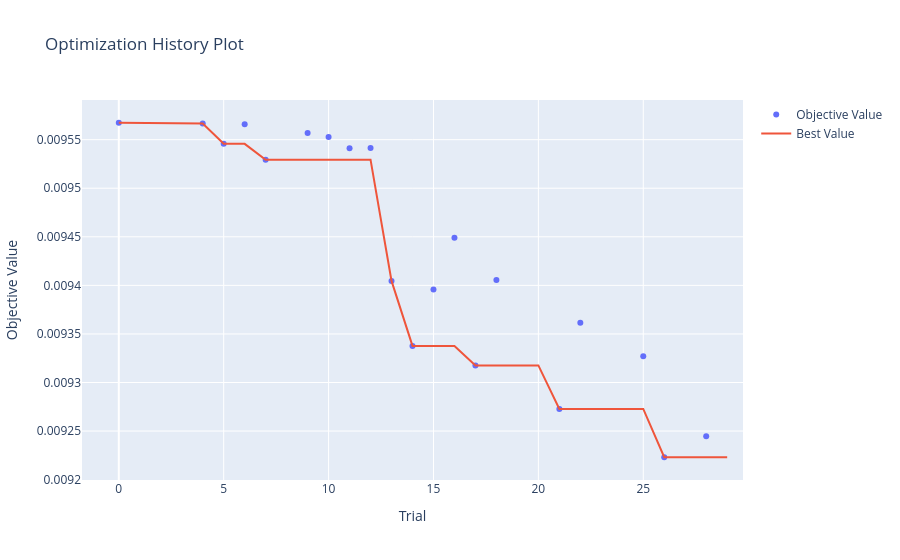
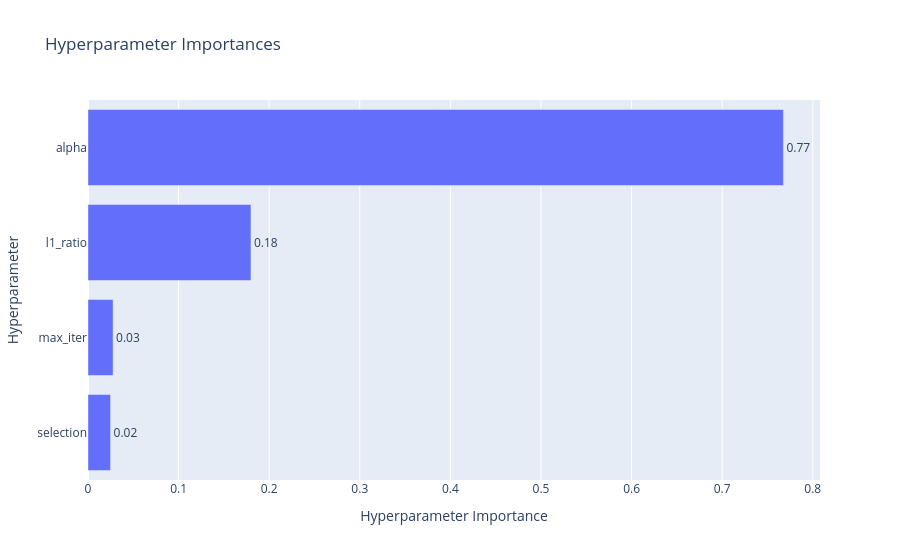
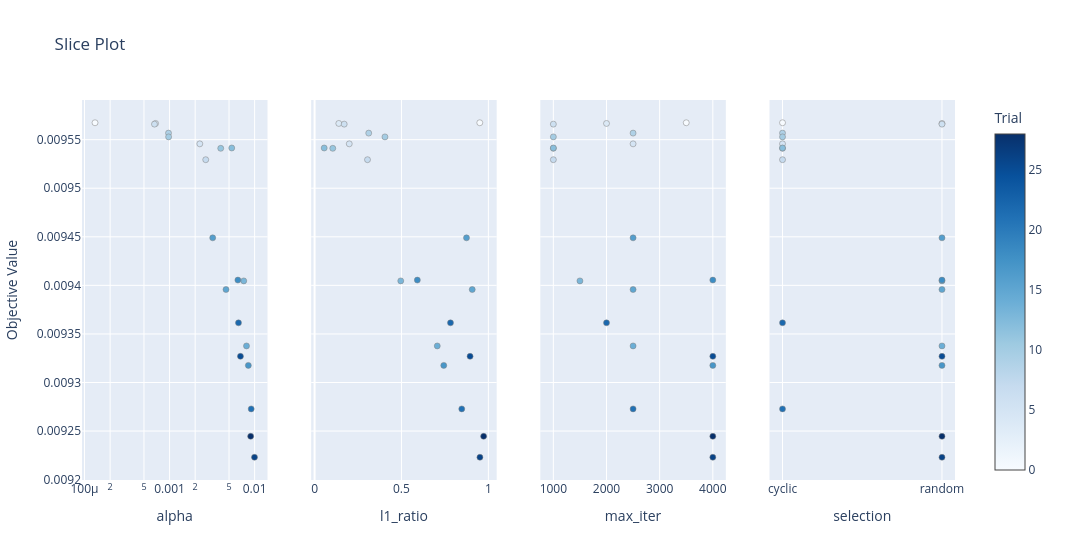
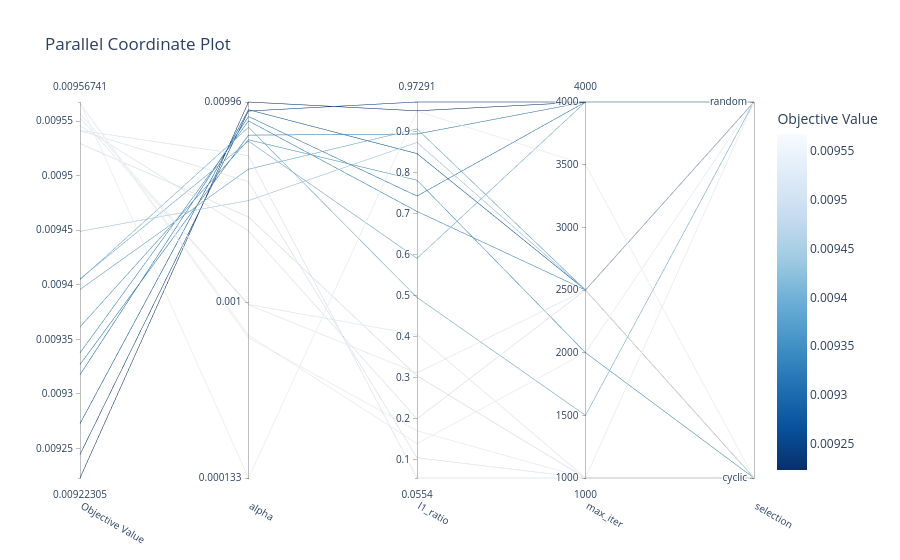

Notebook code cell kept with these figures, in order:
### Code cell
study = results[0]["study"]

vis.plot_optimization_history(study).show()
vis.plot_param_importances(study).show()
vis.plot_slice(study).show()
vis.plot_parallel_coordinate(study).show()
vis.plot_contour(study).show()
vis.plot_edf(study).show()

### Figure 1 — Plotly figure (JSON) as saved in the notebook; plotly's stock layout.template omitted (floating-point values rounded to 4 significant figures)
{"data": [{"mode": "markers", "name": "Objective Value", "x": [0, 4, 5, 6, 7, 9, 10, 11, 12, 13, 14, 15, 16, 17, 18, 21, 22, 25, 26, 28], "y": [0.009567, 0.009567, 0.009546, 0.009566, 0.009529, 0.009557, 0.009553, 0.009541, 0.009541, 0.009405, 0.009338, 0.009396, 0.009449, 0.009318, 0.009405, 0.009273, 0.009361, 0.009327, 0.009223, 0.009245], "type": "scatter"}, {"mode": "lines", "name": "Best Value", "x": [0, 1, 2, 3, 4, 5, 6, 7, 8, 9, 10, 11, 12, 13, 14, 15, 16, 17, 18, 19, 20, 21, 22, 23, 24, 25, 26, 27, 28, 29], "y": [0.009567, 0.009567, 0.009567, 0.009567, 0.009567, 0.009546, 0.009546, 0.009529, 0.009529, 0.009529, 0.009529, 0.009529, 0.009529, 0.009405, 0.009338, 0.009338, 0.009338, 0.009318, 0.009318, 0.009318, 0.009318, 0.009273, 0.009273, 0.009273, 0.009273, 0.009273, 0.009223, 0.009223, 0.009223, 0.009223], "type": "scatter"}, {"marker": {"color": "#cccccc"}, "mode": "markers", "name": "Infeasible Trial", "showlegend": false, "x": [], "y": [], "type": "scatter"}], "layout": {"title": {"text": "Optimization History Plot"}, "xaxis": {"title": {"text": "Trial"}}, "yaxis": {"title": {"text": "Objective Value"}}}}

### Figure 2 — Plotly figure (JSON) as saved in the notebook; plotly's stock layout.template omitted (floating-point values rounded to 4 significant figures)
{"data": [{"cliponaxis": false, "hovertemplate": ["selection (CategoricalDistribution): 0.02488622373767108<extra></extra>", "max_iter (IntDistribution): 0.02767035379011866<extra></extra>", "l1_ratio (FloatDistribution): 0.17986643995147122<extra></extra>", "alpha (FloatDistribution): 0.767576982520739<extra></extra>"], "name": "Objective Value", "orientation": "h", "text": ["0.02", "0.03", "0.18", "0.77"], "textposition": "outside", "x": [0.02489, 0.02767, 0.1799, 0.7676], "y": ["selection", "max_iter", "l1_ratio", "alpha"], "type": "bar"}], "layout": {"title": {"text": "Hyperparameter Importances"}, "xaxis": {"title": {"text": "Hyperparameter Importance"}}, "yaxis": {"title": {"text": "Hyperparameter"}}}}

### Figure 3 — Plotly figure (JSON) as saved in the notebook; plotly's stock layout.template omitted (floating-point values rounded to 4 significant figures)
{"data": [{"marker": {"color": [0, 4, 5, 6, 7, 9, 10, 11, 12, 13, 14, 15, 16, 17, 18, 21, 22, 25, 26, 28], "colorbar": {"title": {"text": "Trial"}, "x": 1.0, "xpad": 40}, "colorscale": [[0.0, "rgb(247,251,255)"], [0.125, "rgb(222,235,247)"], [0.25, "rgb(198,219,239)"], [0.375, "rgb(158,202,225)"], [0.5, "rgb(107,174,214)"], [0.625, "rgb(66,146,198)"], [0.75, "rgb(33,113,181)"], [0.875, "rgb(8,81,156)"], [1.0, "rgb(8,48,107)"]], "line": {"color": "Grey", "width": 0.5}, "showscale": true}, "mode": "markers", "name": "Feasible Trial", "showlegend": false, "x": [0.0001329, 0.0006848, 0.002267, 0.0006647, 0.002662, 0.0009718, 0.0009747, 0.003994, 0.005383, 0.007452, 0.008023, 0.004607, 0.003215, 0.008436, 0.006357, 0.009117, 0.006459, 0.006812, 0.009964, 0.008984], "y": [0.009567, 0.009567, 0.009546, 0.009566, 0.009529, 0.009557, 0.009553, 0.009541, 0.009541, 0.009405, 0.009338, 0.009396, 0.009449, 0.009318, 0.009405, 0.009273, 0.009361, 0.009327, 0.009223, 0.009245], "type": "scatter", "xaxis": "x", "yaxis": "y"}, {"marker": {"color": [0, 4, 5, 6, 7, 9, 10, 11, 12, 13, 14, 15, 16, 17, 18, 21, 22, 25, 26, 28], "colorbar": {"title": {"text": "Trial"}, "x": 1.0, "xpad": 40}, "colorscale": [[0.0, "rgb(247,251,255)"], [0.125, "rgb(222,235,247)"], [0.25, "rgb(198,219,239)"], [0.375, "rgb(158,202,225)"], [0.5, "rgb(107,174,214)"], [0.625, "rgb(66,146,198)"], [0.75, "rgb(33,113,181)"], [0.875, "rgb(8,81,156)"], [1.0, "rgb(8,48,107)"]], "line": {"color": "Grey", "width": 0.5}, "showscale": false}, "mode": "markers", "name": "Feasible Trial", "showlegend": false, "x": [0.9507, 0.1395, 0.1997, 0.1705, 0.3046, 0.3117, 0.405, 0.1048, 0.0554, 0.4959, 0.7059, 0.9072, 0.8742, 0.7434, 0.5913, 0.847, 0.7821, 0.8948, 0.9514, 0.9729], "y": [0.009567, 0.009567, 0.009546, 0.009566, 0.009529, 0.009557, 0.009553, 0.009541, 0.009541, 0.009405, 0.009338, 0.009396, 0.009449, 0.009318, 0.009405, 0.009273, 0.009361, 0.009327, 0.009223, 0.009245], "type": "scatter", "xaxis": "x2", "yaxis": "y2"}, {"marker": {"color": [0, 4, 5, 6, 7, 9, 10, 11, 12, 13, 14, 15, 16, 17, 18, 21, 22, 25, 26, 28], "colorbar": {"title": {"text": "Trial"}, "x": 1.0, "xpad": 40}, "colorscale": [[0.0, "rgb(247,251,255)"], [0.125, "rgb(222,235,247)"], [0.25, "rgb(198,219,239)"], [0.375, "rgb(158,202,225)"], [0.5, "rgb(107,174,214)"], [0.625, "rgb(66,146,198)"], [0.75, "rgb(33,113,181)"], [0.875, "rgb(8,81,156)"], [1.0, "rgb(8,48,107)"]], "line": {"color": "Grey", "width": 0.5}, "showscale": false}, "mode": "markers", "name": "Feasible Trial", "showlegend": false, "x": [3500, 2000, 2500, 1000, 1000, 2500, 1000, 1000, 1000, 1500, 2500, 2500, 2500, 4000, 4000, 2500, 2000, 4000, 4000, 4000], "y": [0.009567, 0.009567, 0.009546, 0.009566, 0.009529, 0.009557, 0.009553, 0.009541, 0.009541, 0.009405, 0.009338, 0.009396, 0.009449, 0.009318, 0.009405, 0.009273, 0.009361, 0.009327, 0.009223, 0.009245], "type": "scatter", "xaxis": "x3", "yaxis": "y3"}, {"marker": {"color": [0, 4, 5, 6, 7, 9, 10, 11, 12, 13, 14, 15, 16, 17, 18, 21, 22, 25, 26, 28], "colorbar": {"title": {"text": "Trial"}, "x": 1.0, "xpad": 40}, "colorscale": [[0.0, "rgb(247,251,255)"], [0.125, "rgb(222,235,247)"], [0.25, "rgb(198,219,239)"], [0.375, "rgb(158,202,225)"], [0.5, "rgb(107,174,214)"], [0.625, "rgb(66,146,198)"], [0.75, "rgb(33,113,181)"], [0.875, "rgb(8,81,156)"], [1.0, "rgb(8,48,107)"]], "line": {"color": "Grey", "width": 0.5}, "showscale": false}, "mode": "markers", "name": "Feasible Trial", "showlegend": false, "x": ["cyclic", "random", "cyclic", "random", "cyclic", "cyclic", "cyclic", "cyclic", "cyclic", "random", "random", "random", "random", "random", "random", "cyclic", "cyclic", "random", "random", "random"], "y": [0.009567, 0.009567, 0.009546, 0.009566, 0.009529, 0.009557, 0.009553, 0.009541, 0.009541, 0.009405, 0.009338, 0.009396, 0.009449, 0.009318, 0.009405, 0.009273, 0.009361, 0.009327, 0.009223, 0.009245], "type": "scatter", "xaxis": "x4", "yaxis": "y4"}], "layout": {"xaxis": {"anchor": "y", "domain": [0.0, 0.2125], "title": {"text": "alpha"}, "type": "log"}, "yaxis": {"anchor": "x", "domain": [0.0, 1.0], "title": {"text": "Objective Value"}}, "xaxis2": {"anchor": "y2", "domain": [0.2625, 0.475], "title": {"text": "l1_ratio"}}, "yaxis2": {"anchor": "x2", "domain": [0.0, 1.0], "matches": "y", "showticklabels": false}, "xaxis3": {"anchor": "y3", "domain": [0.525, 0.7375], "title": {"text": "max_iter"}}, "yaxis3": {"anchor": "x3", "domain": [0.0, 1.0], "matches": "y", "showticklabels": false}, "xaxis4": {"anchor": "y4", "domain": [0.7875, 1.0], "title": {"text": "selection"}, "type": "category", "categoryorder": "array", "categoryarray": ["cyclic", "random"]}, "yaxis4": {"anchor": "x4", "domain": [0.0, 1.0], "matches": "y", "showticklabels": false}, "title": {"text": "Slice Plot"}, "width": 1200}}

### Figure 4 — Plotly figure (JSON) as saved in the notebook; plotly's stock layout.template omitted (floating-point values rounded to 4 significant figures)
{"data": [{"dimensions": [{"label": "Objective Value", "range": [0.009223, 0.009567], "values": [0.009567, 0.009567, 0.009546, 0.009566, 0.009529, 0.009557, 0.009553, 0.009541, 0.009541, 0.009405, 0.009338, 0.009396, 0.009449, 0.009318, 0.009405, 0.009273, 0.009361, 0.009327, 0.009223, 0.009245]}, {"label": "alpha", "range": [-3.876, -2.002], "ticktext": ["0.000133", "0.001", "0.00996"], "tickvals": [-3.876, -3, -2.002], "values": [-3.876, -3.164, -2.644, -3.177, -2.575, -3.012, -3.011, -2.399, -2.269, -2.128, -2.096, -2.337, -2.493, -2.074, -2.197, -2.04, -2.19, -2.167, -2.002, -2.047]}, {"label": "l1_ratio", "range": [0.0554, 0.9729], "values": [0.9507, 0.1395, 0.1997, 0.1705, 0.3046, 0.3117, 0.405, 0.1048, 0.0554, 0.4959, 0.7059, 0.9072, 0.8742, 0.7434, 0.5913, 0.847, 0.7821, 0.8948, 0.9514, 0.9729]}, {"label": "max_iter", "range": [1000, 4000], "values": [3500, 2000, 2500, 1000, 1000, 2500, 1000, 1000, 1000, 1500, 2500, 2500, 2500, 4000, 4000, 2500, 2000, 4000, 4000, 4000]}, {"label": "selection", "range": [0, 1], "ticktext": ["cyclic", "random"], "tickvals": [0, 1], "values": [0, 1, 0, 1, 0, 0, 0, 0, 0, 1, 1, 1, 1, 1, 1, 0, 0, 1, 1, 1]}], "labelangle": 30, "labelside": "bottom", "line": {"color": [0.009567, 0.009567, 0.009546, 0.009566, 0.009529, 0.009557, 0.009553, 0.009541, 0.009541, 0.009405, 0.009338, 0.009396, 0.009449, 0.009318, 0.009405, 0.009273, 0.009361, 0.009327, 0.009223, 0.009245], "colorbar": {"title": {"text": "Objective Value"}}, "colorscale": [[0.0, "rgb(247,251,255)"], [0.125, "rgb(222,235,247)"], [0.25, "rgb(198,219,239)"], [0.375, "rgb(158,202,225)"], [0.5, "rgb(107,174,214)"], [0.625, "rgb(66,146,198)"], [0.75, "rgb(33,113,181)"], [0.875, "rgb(8,81,156)"], [1.0, "rgb(8,48,107)"]], "reversescale": true, "showscale": true}, "type": "parcoords"}], "layout": {"title": {"text": "Parallel Coordinate Plot"}}}
